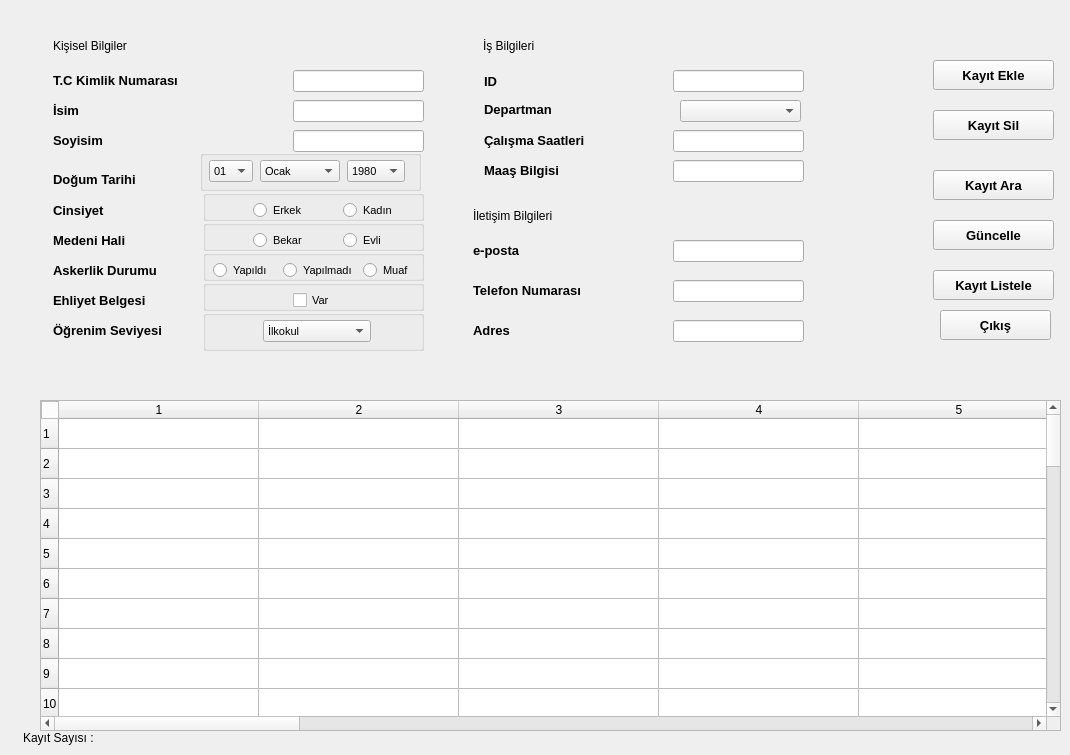
  <widget class="QWidget" name="centralwidget">
   <widget class="QLineEdit" name="txt_Adres">
    <property name="geometry">
     <rect>
      <x>673</x>
      <y>320</y>
      <width>131</width>
      <height>22</height>
     </rect>
    </property>
   </widget>
   <widget class="QLineEdit" name="txt_Maas_Bilgisi">
    <property name="geometry">
     <rect>
      <x>673</x>
      <y>160</y>
      <width>131</width>
      <height>22</height>
     </rect>
    </property>
   </widget>
   <widget class="QLabel" name="label">
    <property name="geometry">
     <rect>
      <x>484</x>
      <y>71</y>
      <width>21</width>
      <height>21</height>
     </rect>
    </property>
    <property name="font">
     <font>
      <pointsize>10</pointsize>
      <weight>75</weight>
      <bold>true</bold>
     </font>
    </property>
    <property name="text">
     <string>ID</string>
    </property>
   </widget>
   <widget class="QGroupBox" name="groupBox_7">
    <property name="geometry">
     <rect>
      <x>203</x>
      <y>310</y>
      <width>221</width>
      <height>41</height>
     </rect>
    </property>
    <property name="title">
     <string/>
    </property>
    <widget class="QComboBox" name="cmb_Egitim">
     <property name="geometry">
      <rect>
       <x>60</x>
       <y>10</y>
       <width>108</width>
       <height>22</height>
      </rect>
     </property>
     <property name="font">
      <font>
       <pointsize>8</pointsize>
       <weight>50</weight>
       <bold>false</bold>
      </font>
     </property>
     <item>
      <property name="text">
       <string>İlkokul</string>
      </property>
     </item>
     <item>
      <property name="text">
       <string>Ortaokul</string>
      </property>
     </item>
     <item>
      <property name="text">
       <string>Lise</string>
      </property>
     </item>
     <item>
      <property name="text">
       <string>Lisans</string>
      </property>
     </item>
     <item>
      <property name="text">
       <string>Yüksek Lisans</string>
      </property>
     </item>
    </widget>
   </widget>
   <widget class="QLabel" name="label_3">
    <property name="geometry">
     <rect>
      <x>53</x>
      <y>100</y>
      <width>38</width>
      <height>21</height>
     </rect>
    </property>
    <property name="font">
     <font>
      <pointsize>10</pointsize>
      <weight>75</weight>
      <bold>true</bold>
     </font>
    </property>
    <property name="text">
     <string>İsim</string>
    </property>
   </widget>
   <widget class="QLabel" name="label_20">
    <property name="geometry">
     <rect>
      <x>23</x>
      <y>730</y>
      <width>81</width>
      <height>16</height>
     </rect>
    </property>
    <property name="text">
     <string>Kayıt Sayısı :</string>
    </property>
   </widget>
   <widget class="QLabel" name="label_9">
    <property name="geometry">
     <rect>
      <x>53</x>
      <y>290</y>
      <width>125</width>
      <height>21</height>
     </rect>
    </property>
    <property name="font">
     <font>
      <pointsize>10</pointsize>
      <weight>75</weight>
      <bold>true</bold>
     </font>
    </property>
    <property name="text">
     <string>Ehliyet Belgesi</string>
    </property>
   </widget>
   <widget class="QLabel" name="label_2">
    <property name="geometry">
     <rect>
      <x>53</x>
      <y>70</y>
      <width>170</width>
      <height>21</height>
     </rect>
    </property>
    <property name="font">
     <font>
      <pointsize>10</pointsize>
      <weight>75</weight>
      <bold>true</bold>
     </font>
    </property>
    <property name="text">
     <string>T.C Kimlik Numarası</string>
    </property>
   </widget>
   <widget class="QLineEdit" name="txt_Posta">
    <property name="geometry">
     <rect>
      <x>673</x>
      <y>240</y>
      <width>131</width>
      <height>22</height>
     </rect>
    </property>
   </widget>
   <widget class="QLineEdit" name="txt_Isim">
    <property name="geometry">
     <rect>
      <x>293</x>
      <y>100</y>
      <width>131</width>
      <height>22</height>
     </rect>
    </property>
    <property name="maxLength">
     <number>200</number>
    </property>
   </widget>
   <widget class="QLabel" name="label_11">
    <property name="geometry">
     <rect>
      <x>484</x>
      <y>99</y>
      <width>95</width>
      <height>21</height>
     </rect>
    </property>
    <property name="font">
     <font>
      <pointsize>10</pointsize>
      <weight>75</weight>
      <bold>true</bold>
     </font>
    </property>
    <property name="text">
     <string>Departman</string>
    </property>
   </widget>
   <widget class="QLineEdit" name="txt_Kimlik">
    <property name="geometry">
     <rect>
      <x>293</x>
      <y>70</y>
      <width>131</width>
      <height>22</height>
     </rect>
    </property>
    <property name="maxLength">
     <number>11</number>
    </property>
   </widget>
   <widget class="QLineEdit" name="txt_Id">
    <property name="geometry">
     <rect>
      <x>673</x>
      <y>70</y>
      <width>131</width>
      <height>22</height>
     </rect>
    </property>
   </widget>
   <widget class="QPushButton" name="btn_Kayit_Ara">
    <property name="geometry">
     <rect>
      <x>933</x>
      <y>170</y>
      <width>121</width>
      <height>30</height>
     </rect>
    </property>
    <property name="font">
     <font>
      <pointsize>10</pointsize>
      <weight>75</weight>
      <bold>true</bold>
     </font>
    </property>
    <property name="text">
     <string>Kayıt Ara</string>
    </property>
   </widget>
   <widget class="QLabel" name="label_10">
    <property name="geometry">
     <rect>
      <x>53</x>
      <y>320</y>
      <width>148</width>
      <height>21</height>
     </rect>
    </property>
    <property name="font">
     <font>
      <pointsize>10</pointsize>
      <weight>75</weight>
      <bold>true</bold>
     </font>
    </property>
    <property name="text">
     <string>Öğrenim Seviyesi</string>
    </property>
   </widget>
   <widget class="QLabel" name="label_8">
    <property name="geometry">
     <rect>
      <x>53</x>
      <y>260</y>
      <width>142</width>
      <height>21</height>
     </rect>
    </property>
    <property name="font">
     <font>
      <pointsize>10</pointsize>
      <weight>75</weight>
      <bold>true</bold>
     </font>
    </property>
    <property name="text">
     <string>Askerlik Durumu</string>
    </property>
   </widget>
   <widget class="QLabel" name="label_4">
    <property name="geometry">
     <rect>
      <x>53</x>
      <y>130</y>
      <width>67</width>
      <height>21</height>
     </rect>
    </property>
    <property name="font">
     <font>
      <pointsize>10</pointsize>
      <weight>75</weight>
      <bold>true</bold>
     </font>
    </property>
    <property name="text">
     <string>Soyisim</string>
    </property>
   </widget>
   <widget class="QGroupBox" name="groupBox">
    <property name="geometry">
     <rect>
      <x>203</x>
      <y>190</y>
      <width>221</width>
      <height>31</height>
     </rect>
    </property>
    <property name="title">
     <string/>
    </property>
    <widget class="QRadioButton" name="rb_Kadin">
     <property name="geometry">
      <rect>
       <x>140</x>
       <y>10</y>
       <width>58</width>
       <height>20</height>
      </rect>
     </property>
     <property name="font">
      <font>
       <pointsize>8</pointsize>
       <weight>50</weight>
       <bold>false</bold>
      </font>
     </property>
     <property name="text">
      <string>Kadın</string>
     </property>
    </widget>
    <widget class="QRadioButton" name="rb_Erkek">
     <property name="geometry">
      <rect>
       <x>50</x>
       <y>10</y>
       <width>58</width>
       <height>20</height>
      </rect>
     </property>
     <property name="font">
      <font>
       <pointsize>8</pointsize>
       <weight>50</weight>
       <bold>false</bold>
      </font>
     </property>
     <property name="text">
      <string>Erkek</string>
     </property>
     <property name="checkable">
      <bool>true</bool>
     </property>
    </widget>
   </widget>
   <widget class="QLabel" name="label_Adet">
    <property name="geometry">
     <rect>
      <x>103</x>
      <y>730</y>
      <width>55</width>
      <height>16</height>
     </rect>
    </property>
    <property name="text">
     <string/>
    </property>
   </widget>
   <widget class="QLineEdit" name="txt_Tel">
    <property name="geometry">
     <rect>
      <x>673</x>
      <y>280</y>
      <width>131</width>
      <height>22</height>
     </rect>
    </property>
   </widget>
   <widget class="QLabel" name="label_13">
    <property name="geometry">
     <rect>
      <x>484</x>
      <y>130</y>
      <width>141</width>
      <height>21</height>
     </rect>
    </property>
    <property name="font">
     <font>
      <pointsize>10</pointsize>
      <weight>75</weight>
      <bold>true</bold>
     </font>
    </property>
    <property name="text">
     <string>Çalışma Saatleri</string>
    </property>
   </widget>
   <widget class="QLabel" name="label_7">
    <property name="geometry">
     <rect>
      <x>53</x>
      <y>230</y>
      <width>100</width>
      <height>21</height>
     </rect>
    </property>
    <property name="font">
     <font>
      <pointsize>10</pointsize>
      <weight>75</weight>
      <bold>true</bold>
     </font>
    </property>
    <property name="text">
     <string>Medeni Hali</string>
    </property>
   </widget>
   <widget class="QTableWidget" name="Tablo">
    <property name="enabled">
     <bool>true</bool>
    </property>
    <property name="geometry">
     <rect>
      <x>40</x>
      <y>400</y>
      <width>1021</width>
      <height>331</height>
     </rect>
    </property>
    <property name="contextMenuPolicy">
     <enum>Qt::DefaultContextMenu</enum>
    </property>
    <property name="styleSheet">
     <string notr="true">QTableView
{
    gridline-color: #BCBCBC;
    font-size: 12pt;
    font: bold italic large &quot;Times New Roman&quot;;
}

QTableView QTableCornerButton::section
{
    background-color: #FCFCFC;
    border: 1px solid #BCBCBC;
}

QTableView::item::selected
{
    selection-background-color: #E6FFBF;
    selection-color:black;
}

QTableView::item::hover
{
    background-color: #C8EDFF;
    selection-color:black;
}</string>
    </property>
    <property name="lineWidth">
     <number>1</number>
    </property>
    <property name="autoScrollMargin">
     <number>16</number>
    </property>
    <property name="showGrid">
     <bool>true</bool>
    </property>
    <property name="gridStyle">
     <enum>Qt::SolidLine</enum>
    </property>
    <property name="rowCount">
     <number>50</number>
    </property>
    <property name="columnCount">
     <number>16</number>
    </property>
    <attribute name="horizontalHeaderDefaultSectionSize">
     <number>200</number>
    </attribute>
    <attribute name="horizontalHeaderMinimumSectionSize">
     <number>50</number>
    </attribute>
    <row/>
    <row/>
    <row/>
    <row/>
    <row/>
    <row/>
    <row/>
    <row/>
    <row/>
    <row/>
    <row/>
    <row/>
    <row/>
    <row/>
    <row/>
    <row/>
    <row/>
    <row/>
    <row/>
    <row/>
    <row/>
    <row/>
    <row/>
    <row/>
    <row/>
    <row/>
    <row/>
    <row/>
    <row/>
    <row/>
    <row/>
    <row/>
    <row/>
    <row/>
    <row/>
    <row/>
    <row/>
    <row/>
    <row/>
    <row/>
    <row/>
    <row/>
    <row/>
    <row/>
    <row/>
    <row/>
    <row/>
    <row/>
    <row/>
    <row/>
    <column/>
    <column/>
    <column/>
    <column/>
    <column/>
    <column/>
    <column/>
    <column/>
    <column/>
    <column/>
    <column/>
    <column/>
    <column/>
    <column/>
    <column/>
    <column/>
   </widget>
   <widget class="QLineEdit" name="txt_Soyisim">
    <property name="geometry">
     <rect>
      <x>293</x>
      <y>130</y>
      <width>131</width>
      <height>22</height>
     </rect>
    </property>
    <property name="maxLength">
     <number>200</number>
    </property>
   </widget>
   <widget class="QLabel" name="label_16">
    <property name="geometry">
     <rect>
      <x>473</x>
      <y>280</y>
      <width>161</width>
      <height>21</height>
     </rect>
    </property>
    <property name="font">
     <font>
      <pointsize>10</pointsize>
      <weight>75</weight>
      <bold>true</bold>
     </font>
    </property>
    <property name="text">
     <string>Telefon Numarası</string>
    </property>
   </widget>
   <widget class="QGroupBox" name="groupBox_4">
    <property name="geometry">
     <rect>
      <x>203</x>
      <y>220</y>
      <width>221</width>
      <height>31</height>
     </rect>
    </property>
    <property name="title">
     <string/>
    </property>
    <widget class="QRadioButton" name="rb_Bekar">
     <property name="geometry">
      <rect>
       <x>50</x>
       <y>10</y>
       <width>59</width>
       <height>20</height>
      </rect>
     </property>
     <property name="font">
      <font>
       <pointsize>8</pointsize>
       <weight>50</weight>
       <bold>false</bold>
      </font>
     </property>
     <property name="text">
      <string>Bekar</string>
     </property>
    </widget>
    <widget class="QRadioButton" name="rb_Evli">
     <property name="geometry">
      <rect>
       <x>140</x>
       <y>10</y>
       <width>46</width>
       <height>20</height>
      </rect>
     </property>
     <property name="font">
      <font>
       <pointsize>8</pointsize>
       <weight>50</weight>
       <bold>false</bold>
      </font>
     </property>
     <property name="text">
      <string>Evli</string>
     </property>
    </widget>
   </widget>
   <widget class="QLabel" name="label_6">
    <property name="geometry">
     <rect>
      <x>53</x>
      <y>200</y>
      <width>68</width>
      <height>21</height>
     </rect>
    </property>
    <property name="font">
     <font>
      <pointsize>10</pointsize>
      <weight>75</weight>
      <bold>true</bold>
     </font>
    </property>
    <property name="text">
     <string>Cinsiyet</string>
    </property>
   </widget>
   <widget class="QGroupBox" name="groupBox_6">
    <property name="geometry">
     <rect>
      <x>203</x>
      <y>280</y>
      <width>221</width>
      <height>31</height>
     </rect>
    </property>
    <property name="title">
     <string/>
    </property>
    <widget class="QCheckBox" name="cb_Ehliyet">
     <property name="geometry">
      <rect>
       <x>90</x>
       <y>10</y>
       <width>47</width>
       <height>20</height>
      </rect>
     </property>
     <property name="font">
      <font>
       <pointsize>8</pointsize>
       <weight>50</weight>
       <bold>false</bold>
      </font>
     </property>
     <property name="text">
      <string>Var</string>
     </property>
    </widget>
   </widget>
   <widget class="QLineEdit" name="txt_Calisma_Saatleri">
    <property name="geometry">
     <rect>
      <x>673</x>
      <y>130</y>
      <width>131</width>
      <height>22</height>
     </rect>
    </property>
   </widget>
   <widget class="QLabel" name="label_18">
    <property name="geometry">
     <rect>
      <x>483</x>
      <y>30</y>
      <width>151</width>
      <height>31</height>
     </rect>
    </property>
    <property name="font">
     <font>
      <pointsize>9</pointsize>
      <weight>50</weight>
      <bold>false</bold>
     </font>
    </property>
    <property name="text">
     <string>İş Bilgileri</string>
    </property>
   </widget>
   <widget class="QPushButton" name="btn_Guncelle">
    <property name="geometry">
     <rect>
      <x>933</x>
      <y>220</y>
      <width>121</width>
      <height>30</height>
     </rect>
    </property>
    <property name="font">
     <font>
      <pointsize>10</pointsize>
      <weight>75</weight>
      <bold>true</bold>
     </font>
    </property>
    <property name="text">
     <string>Güncelle</string>
    </property>
   </widget>
   <widget class="QLabel" name="label_12">
    <property name="geometry">
     <rect>
      <x>484</x>
      <y>160</y>
      <width>101</width>
      <height>21</height>
     </rect>
    </property>
    <property name="font">
     <font>
      <pointsize>10</pointsize>
      <weight>75</weight>
      <bold>true</bold>
     </font>
    </property>
    <property name="text">
     <string>Maaş Bilgisi</string>
    </property>
   </widget>
   <widget class="QLabel" name="label_5">
    <property name="geometry">
     <rect>
      <x>53</x>
      <y>169</y>
      <width>115</width>
      <height>21</height>
     </rect>
    </property>
    <property name="font">
     <font>
      <pointsize>10</pointsize>
      <weight>75</weight>
      <bold>true</bold>
     </font>
    </property>
    <property name="text">
     <string>Doğum Tarihi</string>
    </property>
   </widget>
   <widget class="QLabel" name="label_15">
    <property name="geometry">
     <rect>
      <x>473</x>
      <y>240</y>
      <width>101</width>
      <height>21</height>
     </rect>
    </property>
    <property name="font">
     <font>
      <pointsize>10</pointsize>
      <weight>75</weight>
      <bold>true</bold>
     </font>
    </property>
    <property name="text">
     <string>e-posta</string>
    </property>
   </widget>
   <widget class="QLabel" name="label_17">
    <property name="geometry">
     <rect>
      <x>473</x>
      <y>320</y>
      <width>101</width>
      <height>21</height>
     </rect>
    </property>
    <property name="font">
     <font>
      <pointsize>10</pointsize>
      <weight>75</weight>
      <bold>true</bold>
     </font>
    </property>
    <property name="text">
     <string>Adres</string>
    </property>
   </widget>
   <widget class="QLabel" name="label_19">
    <property name="geometry">
     <rect>
      <x>473</x>
      <y>200</y>
      <width>151</width>
      <height>31</height>
     </rect>
    </property>
    <property name="font">
     <font>
      <pointsize>9</pointsize>
      <weight>50</weight>
      <bold>false</bold>
     </font>
    </property>
    <property name="text">
     <string>İletişim Bilgileri</string>
    </property>
   </widget>
   <widget class="QLabel" name="label_14">
    <property name="geometry">
     <rect>
      <x>53</x>
      <y>30</y>
      <width>121</width>
      <height>31</height>
     </rect>
    </property>
    <property name="font">
     <font>
      <pointsize>9</pointsize>
      <weight>50</weight>
      <bold>false</bold>
     </font>
    </property>
    <property name="text">
     <string>Kişisel Bilgiler  </string>
    </property>
   </widget>
   <widget class="QPushButton" name="btn_Kayit_Sil">
    <property name="geometry">
     <rect>
      <x>933</x>
      <y>110</y>
      <width>121</width>
      <height>30</height>
     </rect>
    </property>
    <property name="font">
     <font>
      <pointsize>10</pointsize>
      <weight>75</weight>
      <bold>true</bold>
     </font>
    </property>
    <property name="text">
     <string>Kayıt Sil</string>
    </property>
   </widget>
   <widget class="QGroupBox" name="groupBox_5">
    <property name="geometry">
     <rect>
      <x>203</x>
      <y>250</y>
      <width>221</width>
      <height>31</height>
     </rect>
    </property>
    <property name="title">
     <string/>
    </property>
    <widget class="QRadioButton" name="rb_Askerlik_yapildi">
     <property name="geometry">
      <rect>
       <x>10</x>
       <y>10</y>
       <width>64</width>
       <height>20</height>
      </rect>
     </property>
     <property name="font">
      <font>
       <pointsize>8</pointsize>
       <weight>50</weight>
       <bold>false</bold>
      </font>
     </property>
     <property name="text">
      <string>Yapıldı</string>
     </property>
    </widget>
    <widget class="QRadioButton" name="rb_Askerlik_Tecilli">
     <property name="geometry">
      <rect>
       <x>80</x>
       <y>10</y>
       <width>81</width>
       <height>20</height>
      </rect>
     </property>
     <property name="font">
      <font>
       <pointsize>8</pointsize>
       <weight>50</weight>
       <bold>false</bold>
      </font>
     </property>
     <property name="text">
      <string>Yapılmadı</string>
     </property>
    </widget>
    <widget class="QRadioButton" name="rb_Askerlik_Muaf">
     <property name="geometry">
      <rect>
       <x>160</x>
       <y>10</y>
       <width>56</width>
       <height>20</height>
      </rect>
     </property>
     <property name="font">
      <font>
       <pointsize>8</pointsize>
       <weight>50</weight>
       <bold>false</bold>
      </font>
     </property>
     <property name="text">
      <string>Muaf</string>
     </property>
    </widget>
   </widget>
   <widget class="QPushButton" name="btn_Kayit_Listele">
    <property name="geometry">
     <rect>
      <x>933</x>
      <y>270</y>
      <width>121</width>
      <height>30</height>
     </rect>
    </property>
    <property name="font">
     <font>
      <pointsize>10</pointsize>
      <weight>75</weight>
      <bold>true</bold>
     </font>
    </property>
    <property name="text">
     <string>Kayıt Listele</string>
    </property>
   </widget>
   <widget class="QPushButton" name="btn_Kayit_Ekle">
    <property name="geometry">
     <rect>
      <x>933</x>
      <y>60</y>
      <width>121</width>
      <height>30</height>
     </rect>
    </property>
    <property name="font">
     <font>
      <pointsize>10</pointsize>
      <weight>75</weight>
      <bold>true</bold>
     </font>
    </property>
    <property name="text">
     <string>Kayıt Ekle</string>
    </property>
   </widget>
   <widget class="QComboBox" name="cmb_Departman">
    <property name="geometry">
     <rect>
      <x>680</x>
      <y>100</y>
      <width>121</width>
      <height>22</height>
     </rect>
    </property>
    <property name="currentIndex">
     <number>-1</number>
    </property>
    <item>
     <property name="text">
      <string>AR-GE</string>
     </property>
    </item>
    <item>
     <property name="text">
      <string>Halkla ilişkiler</string>
     </property>
    </item>
    <item>
     <property name="text">
      <string>Hukuk</string>
     </property>
    </item>
    <item>
     <property name="text">
      <string>İnsan kaynakları</string>
     </property>
    </item>
    <item>
     <property name="text">
      <string>Pazarlama</string>
     </property>
    </item>
    <item>
     <property name="text">
      <string>Üretim</string>
     </property>
    </item>
    <item>
     <property name="text">
      <string>Finans</string>
     </property>
    </item>
    <item>
     <property name="text">
      <string>Muhasebe</string>
     </property>
    </item>
   </widget>
   <widget class="QGroupBox" name="gbox_Dogumgunu">
    <property name="geometry">
     <rect>
      <x>200</x>
      <y>150</y>
      <width>221</width>
      <height>41</height>
     </rect>
    </property>
    <property name="title">
     <string/>
    </property>
    <widget class="QComboBox" name="cmb_Yil">
     <property name="geometry">
      <rect>
       <x>147</x>
       <y>10</y>
       <width>58</width>
       <height>22</height>
      </rect>
     </property>
     <property name="font">
      <font>
       <pointsize>8</pointsize>
       <weight>50</weight>
       <bold>false</bold>
      </font>
     </property>
     <property name="currentText">
      <string>1980</string>
     </property>
     <item>
      <property name="text">
       <string>1980</string>
      </property>
     </item>
     <item>
      <property name="text">
       <string>1981</string>
      </property>
     </item>
     <item>
      <property name="text">
       <string>1982</string>
      </property>
     </item>
     <item>
      <property name="text">
       <string>1983</string>
      </property>
     </item>
     <item>
      <property name="text">
       <string>1984</string>
      </property>
     </item>
     <item>
      <property name="text">
       <string>1985</string>
      </property>
     </item>
     <item>
      <property name="text">
       <string>1986</string>
      </property>
     </item>
     <item>
      <property name="text">
       <string>1987</string>
      </property>
     </item>
     <item>
      <property name="text">
       <string>1988</string>
      </property>
     </item>
     <item>
      <property name="text">
       <string>1989</string>
      </property>
     </item>
     <item>
      <property name="text">
       <string>1990</string>
      </property>
     </item>
     <item>
      <property name="text">
       <string>1991</string>
      </property>
     </item>
     <item>
      <property name="text">
       <string>1992</string>
      </property>
     </item>
     <item>
      <property name="text">
       <string>1993</string>
      </property>
     </item>
     <item>
      <property name="text">
       <string>1994</string>
      </property>
     </item>
     <item>
      <property name="text">
       <string>1995</string>
      </property>
     </item>
     <item>
      <property name="text">
       <string>1996</string>
      </property>
     </item>
     <item>
      <property name="text">
       <string>1997</string>
      </property>
     </item>
     <item>
      <property name="text">
       <string>1998</string>
      </property>
     </item>
     <item>
      <property name="text">
       <string>1999</string>
      </property>
     </item>
     <item>
      <property name="text">
       <string>2000</string>
      </property>
     </item>
     <item>
      <property name="text">
       <string>2001</string>
      </property>
     </item>
     <item>
      <property name="text">
       <string>2002</string>
      </property>
     </item>
     <item>
      <property name="text">
       <string>2003</string>
      </property>
     </item>
     <item>
      <property name="text">
       <string>2004</string>
      </property>
     </item>
    </widget>
    <widget class="QComboBox" name="cmb_Ay">
     <property name="geometry">
      <rect>
       <x>60</x>
       <y>10</y>
       <width>80</width>
       <height>22</height>
      </rect>
     </property>
     <property name="font">
      <font>
       <pointsize>8</pointsize>
       <weight>50</weight>
       <bold>false</bold>
      </font>
     </property>
     <property name="currentText">
      <string>Ocak   </string>
     </property>
     <item>
      <property name="text">
       <string>Ocak   </string>
      </property>
     </item>
     <item>
      <property name="text">
       <string>Şubat  </string>
      </property>
     </item>
     <item>
      <property name="text">
       <string>Mart   </string>
      </property>
     </item>
     <item>
      <property name="text">
       <string>Nisan  </string>
      </property>
     </item>
     <item>
      <property name="text">
       <string>Mayıs  </string>
      </property>
     </item>
     <item>
      <property name="text">
       <string>Haziran</string>
      </property>
     </item>
     <item>
      <property name="text">
       <string>Temmuz </string>
      </property>
     </item>
     <item>
      <property name="text">
       <string>Ağustos</string>
      </property>
     </item>
     <item>
      <property name="text">
       <string>Eylül  </string>
      </property>
     </item>
     <item>
      <property name="text">
       <string>Ekim   </string>
      </property>
     </item>
     <item>
      <property name="text">
       <string>Kasım  </string>
      </property>
     </item>
     <item>
      <property name="text">
       <string>Aralık </string>
      </property>
     </item>
    </widget>
    <widget class="QComboBox" name="cmb_Gun">
     <property name="enabled">
      <bool>true</bool>
     </property>
     <property name="geometry">
      <rect>
       <x>9</x>
       <y>10</y>
       <width>44</width>
       <height>22</height>
      </rect>
     </property>
     <property name="font">
      <font>
       <pointsize>8</pointsize>
       <weight>50</weight>
       <bold>false</bold>
      </font>
     </property>
     <property name="statusTip">
      <string/>
     </property>
     <property name="currentText">
      <string>01</string>
     </property>
     <item>
      <property name="text">
       <string>01</string>
      </property>
     </item>
     <item>
      <property name="text">
       <string>02</string>
      </property>
     </item>
     <item>
      <property name="text">
       <string>03</string>
      </property>
     </item>
     <item>
      <property name="text">
       <string>04</string>
      </property>
     </item>
     <item>
      <property name="text">
       <string>05</string>
      </property>
     </item>
     <item>
      <property name="text">
       <string>06</string>
      </property>
     </item>
     <item>
      <property name="text">
       <string>07</string>
      </property>
     </item>
     <item>
      <property name="text">
       <string>08</string>
      </property>
     </item>
     <item>
      <property name="text">
       <string>09</string>
      </property>
     </item>
     <item>
      <property name="text">
       <string>10</string>
      </property>
     </item>
     <item>
      <property name="text">
       <string>11</string>
      </property>
     </item>
     <item>
      <property name="text">
       <string>12</string>
      </property>
     </item>
     <item>
      <property name="text">
       <string>13</string>
      </property>
     </item>
     <item>
      <property name="text">
       <string>14</string>
      </property>
     </item>
     <item>
      <property name="text">
       <string>15</string>
      </property>
     </item>
     <item>
      <property name="text">
       <string>16</string>
      </property>
     </item>
     <item>
      <property name="text">
       <string>17</string>
      </property>
     </item>
     <item>
      <property name="text">
       <string>18</string>
      </property>
     </item>
     <item>
      <property name="text">
       <string>19</string>
      </property>
     </item>
     <item>
      <property name="text">
       <string>20</string>
      </property>
     </item>
     <item>
      <property name="text">
       <string>21</string>
      </property>
     </item>
     <item>
      <property name="text">
       <string>22</string>
      </property>
     </item>
     <item>
      <property name="text">
       <string>23</string>
      </property>
     </item>
     <item>
      <property name="text">
       <string>24</string>
      </property>
     </item>
     <item>
      <property name="text">
       <string>25</string>
      </property>
     </item>
     <item>
      <property name="text">
       <string>26</string>
      </property>
     </item>
     <item>
      <property name="text">
       <string>27</string>
      </property>
     </item>
     <item>
      <property name="text">
       <string>28</string>
      </property>
     </item>
     <item>
      <property name="text">
       <string>29</string>
      </property>
     </item>
     <item>
      <property name="text">
       <string>30</string>
      </property>
     </item>
     <item>
      <property name="text">
       <string>31</string>
      </property>
     </item>
    </widget>
   </widget>
   <widget class="QPushButton" name="btn_Cikis">
    <property name="geometry">
     <rect>
      <x>940</x>
      <y>310</y>
      <width>111</width>
      <height>30</height>
     </rect>
    </property>
    <property name="font">
     <font>
      <pointsize>10</pointsize>
      <weight>75</weight>
      <bold>true</bold>
     </font>
    </property>
    <property name="text">
     <string>Çıkış</string>
    </property>
   </widget>
   <zorder>gbox_Dogumgunu</zorder>
   <zorder>txt_Adres</zorder>
   <zorder>txt_Maas_Bilgisi</zorder>
   <zorder>label</zorder>
   <zorder>groupBox_7</zorder>
   <zorder>label_3</zorder>
   <zorder>label_20</zorder>
   <zorder>label_9</zorder>
   <zorder>label_2</zorder>
   <zorder>txt_Posta</zorder>
   <zorder>txt_Isim</zorder>
   <zorder>label_11</zorder>
   <zorder>txt_Kimlik</zorder>
   <zorder>txt_Id</zorder>
   <zorder>btn_Kayit_Ara</zorder>
   <zorder>label_10</zorder>
   <zorder>label_8</zorder>
   <zorder>label_4</zorder>
   <zorder>groupBox</zorder>
   <zorder>label_Adet</zorder>
   <zorder>txt_Tel</zorder>
   <zorder>label_13</zorder>
   <zorder>label_7</zorder>
   <zorder>Tablo</zorder>
   <zorder>txt_Soyisim</zorder>
   <zorder>label_16</zorder>
   <zorder>groupBox_4</zorder>
   <zorder>label_6</zorder>
   <zorder>groupBox_6</zorder>
   <zorder>txt_Calisma_Saatleri</zorder>
   <zorder>label_18</zorder>
   <zorder>btn_Guncelle</zorder>
   <zorder>label_12</zorder>
   <zorder>label_5</zorder>
   <zorder>label_15</zorder>
   <zorder>label_17</zorder>
   <zorder>label_19</zorder>
   <zorder>label_14</zorder>
   <zorder>btn_Kayit_Sil</zorder>
   <zorder>groupBox_5</zorder>
   <zorder>btn_Kayit_Listele</zorder>
   <zorder>btn_Kayit_Ekle</zorder>
   <zorder>cmb_Departman</zorder>
   <zorder>btn_Cikis</zorder>
  </widget>
